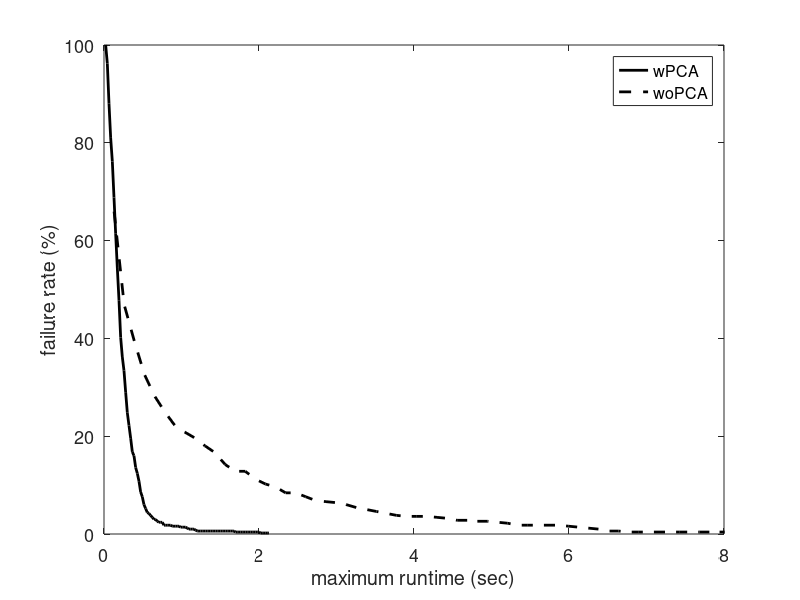

Here is the MATLAB script that generated this plot:
% Benchmark_RRT_envI_wo.txt - Planning without PCA - for comparison
% Benchmark_RRT_envI_w.txt - with PCA (including the nearest neighbor in the PCA) knn=20
% Benchmark_RRT_envI_w_2.txt - with PCA (not including the nearest neighbor in the PCA) knn=20
% Benchmark_RRT_envI_w_3.txt - with PCA (including the nearest neighbor in the PCA) knn=tree size
% Benchmark_RRT_envI_w_4.txt - with PCA (including the nearest neighbor in the PCA) knn=90
% Benchmark_RRT_envI_w_5.txt- with the minimum number of nodes in tree to operate PCA set to 1 (previously was 6)
% *Benchmark_RRT_envI_w_6.txt- with the minimum number of nodes in tree to operate PCA set to 3 (previously was 6)
% Benchmark_RRT_envI_w_7.txt- nearestR with radius 2.6

% (*) marks best so far
% In all trials, d = 2.8
% last updated: 12/11/17

clear all
clc

d = 2.8;
%%
planners = {'BiRRT','RRT','LazyRRT'};
plannerType = planners{2};
switch plannerType
    case 'BiRRT'
        D{1} = load('Benchmark_CBiRRT_envI_w.txt'); 
        D{2} = load('Benchmark_CBiRRT_envI_wo.txt');
        D{1} = [d*ones(size(D{1},1),1) D{1}];
        D{2} = [d*ones(size(D{2},1),1) D{2}];
        D{1} = D{1}(D{1}(:,2)==1,:); 
        D{2} = D{2}(D{2}(:,2)==1,:); 
    case 'RRT'
        D{1} = load('Benchmark_RRT_envI_w_6.txt'); 
        D{2} = load('Benchmark_RRT_envI_wo.txt'); 
        fprintf('Failures: \t%.1f, %.1f \n', 100-sum(D{1}(:,1))/size(D{1},1)*100, 100-sum(D{2}(:,1))/size(D{2},1)*100);
        D{1} = [d*ones(size(D{1},1),1) D{1}];
        D{2} = [d*ones(size(D{2},1),1) D{2}];
        D{1} = D{1}(D{1}(:,2)==1,:); 
        D{2} = D{2}(D{2}(:,2)==1,:); 
    case 'LazyRRT'
        D{1} = load('Benchmark_LazyRRT_envI_w.txt'); 
        D{2} = load('Benchmark_LazyRRT_envI_wo.txt'); 
        fprintf('Failures: \t%.1f, %.1f \n', 100-sum(D{1}(:,1))/size(D{1},1)*100, 100-sum(D{2}(:,1))/size(D{2},1)*100);
        D{1} = [d*ones(size(D{1},1),1) D{1}];
        D{2} = [d*ones(size(D{2},1),1) D{2}];
        D{1} = D{1}(D{1}(:,2)==1,:); 
        D{2} = D{2}(D{2}(:,2)==1,:); 
end

%%
disp(['Results for ' plannerType ':']);

%%

for k = 1:size(D,2)
    
    suc = D{k}(:,2)==1;
    F(:,k) = mean(D{k});
    
    tmin(k) = F(4,k);
end

% clc
disp('-----------------------------------');
fprintf('         \t\tw/\tw/o\n');
fprintf('Queries: \t\t%d\t%d\n', size(D{1},1), size(D{2},1));
fprintf('d =      \t\t%.1f\t%.1f\n', F(1,1), F(1,2));
fprintf('Avg. time (for d): \t%.2f\t%.2f \t(msec)\n', F(4,1)*1e3, F(4,2)*1e3);
fprintf('Min. time (for d): \t%.2f\t%.2f \t(msec)\n', min(D{1}(:,4))*1e3, min(D{2}(:,4))*1e3);
fprintf('Nodes in path:     \t%.1f\t%.1f\n', F(10,1), F(10,2));
fprintf('Nodes in trees:    \t%.1f\t%.1f\n', F(11,1), F(11,2));
disp('------------ Sampling -------------');
fprintf('Sampling time:    \t%.2f\t%.2f \t(msec)\n', F(15,1)*1e3, F(15,2)*1e3);
fprintf('Sampling count: \t%.1f\t%.1f \t(%%)\n', F(16,1)+F(17,1), F(16,2)+F(17,2));
fprintf('Sampling success: \t%.2f\t%.2f \t(%%)\n', 100*F(16,1)/(F(16,1)+F(17,1)), 100*F(16,2)/(F(16,2)+F(17,2)));
disp('------------ loc.-con. ------------');
fprintf('Loc.-con. time:    \t%.2f\t%.2f \t(msec)\n', F(12,1)*1e3, F(12,2)*1e3);
fprintf('Loc.-con. count:   \t%.2f\t%.2f \t\n', F(13,1), F(13,2));
fprintf('Loc.-con. success: \t%.2f\t%.2f \t(%%)\n', 100*F(14,1)/F(13,1), 100*F(14,2)/F(13,2));
disp('----------- Projection ------------');
fprintf('Proj. time:        \t%.2f\t%.2f \t(msec)\n', F(6,1)*1e3, F(6,2)*1e3);
fprintf('Proj. count:       \t%.2f\t%.2f \t\n', F(5,1), F(5,2));
disp('--------------- PCA ---------------');
fprintf('PCA time:          \t%.2f\t%.2f \t(msec)\n', F(19,1)*1e3, F(19,2)*1e3);
fprintf('PCA count:       \t%.2f\t%.2f \t\n', F(18,1), F(18,2));

%%
disp(' ');
fprintf('Speed-up (at d = %.1f):      %.2f\n', d, tmin(2)/tmin(1));

%%
%%
%%
% PCS
td = D{1}(:,4);
maxT = max(td);
T1 = linspace(0,maxT,100);
T1 = T1(2:end);
for i = 1:length(T1)
    sd = td < T1(i);
    md(i) = mean(td(sd));
    Md(i) = 1-sum(sd)/length(td);
end
%%
% GD
tg = D{2}(:,4);
maxT = max(tg);
T2 = linspace(0,maxT,100);
T2 = T2(2:end);
for i = 1:length(T2)
    sg = tg < T2(i);
    mg(i) = mean(tg(sg));
    Mg(i) = 1-sum(sg)/length(tg);
end

%%
h = figure(2);
clf
plot(T1,Md*100,'-k','linewidth',2);
hold on
plot(T2,Mg*100,'--k','linewidth',2);
hold off
xlabel('maximum runtime (sec)');
ylabel('failure rate (%)');
legend('wPCA','woPCA');
xlim([0 8]);%max([T1 T2])]);
% title(plannerType);
set(gca,'fontsize',13);
% set(h, 'Position', [100, 100, 800, 400]);
% print PCS_NR_runtime.eps -depsc -r200